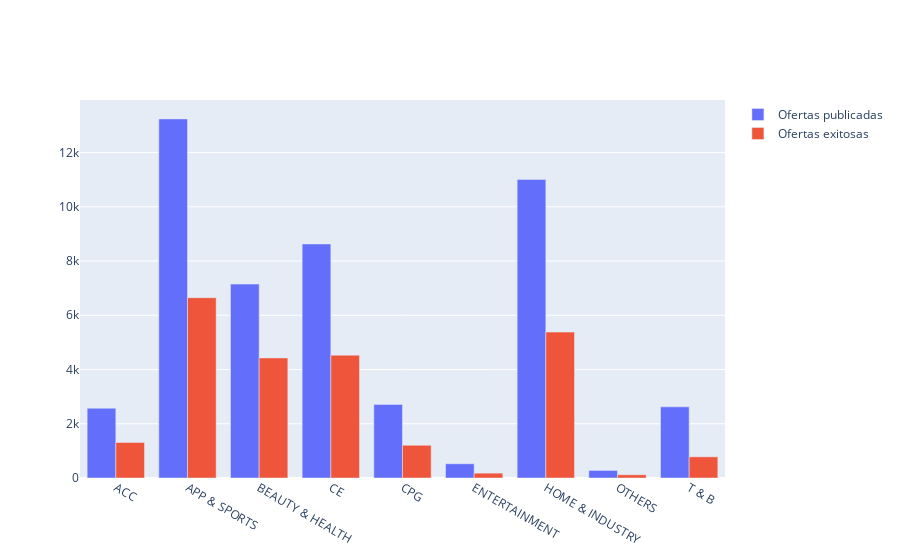

This figure's notebook cell:
### Code cell
vertical = ofertas_relampagos_df.groupby('VERTICAL')['OFFER_TYPE'].count().to_frame().rename(columns={'OFFER_TYPE':'Ofertas relámpago publicadas'}).join(ofertas_relampagos_df[ofertas_relampagos_df.SOLD_QUANTITY>0].groupby('VERTICAL')['OFFER_TYPE'].count().to_frame().rename(columns={'OFFER_TYPE':'Ofertas relámpago exitosas'}))
fig = go.Figure()
fig.add_trace(go.Bar(x=vertical.index,y=vertical['Ofertas relámpago publicadas'],name='Ofertas publicadas'))
fig.add_trace(go.Bar(x=vertical.index,y=vertical['Ofertas relámpago exitosas'],name='Ofertas exitosas'))

### Figure 1 — Plotly figure (JSON) as saved in the notebook; plotly's stock layout.template omitted (floating-point values rounded to 4 significant figures)
{"data": [{"name": "Ofertas publicadas", "type": "bar", "x": ["ACC", "APP & SPORTS", "BEAUTY & HEALTH", "CE", "CPG", "ENTERTAINMENT", "HOME & INDUSTRY", "OTHERS", "T & B"], "y": [2573, 13241, 7150, 8629, 2714, 525, 11011, 279, 2624]}, {"name": "Ofertas exitosas", "type": "bar", "x": ["ACC", "APP & SPORTS", "BEAUTY & HEALTH", "CE", "CPG", "ENTERTAINMENT", "HOME & INDUSTRY", "OTHERS", "T & B"], "y": [1309, 6649, 4428, 4529, 1207, 178, 5379, 119, 781]}], "layout": {}}
